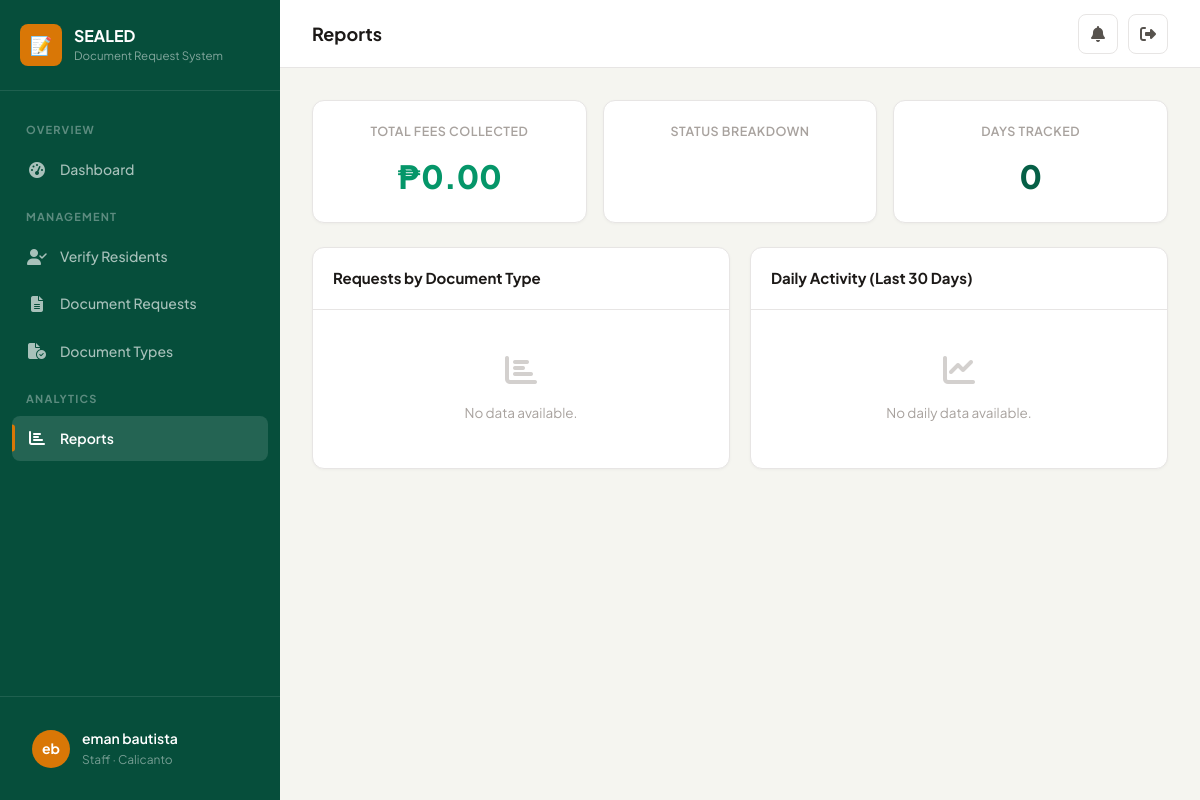
The page /staff/reports/ (signed in) on the database as committed earlier.
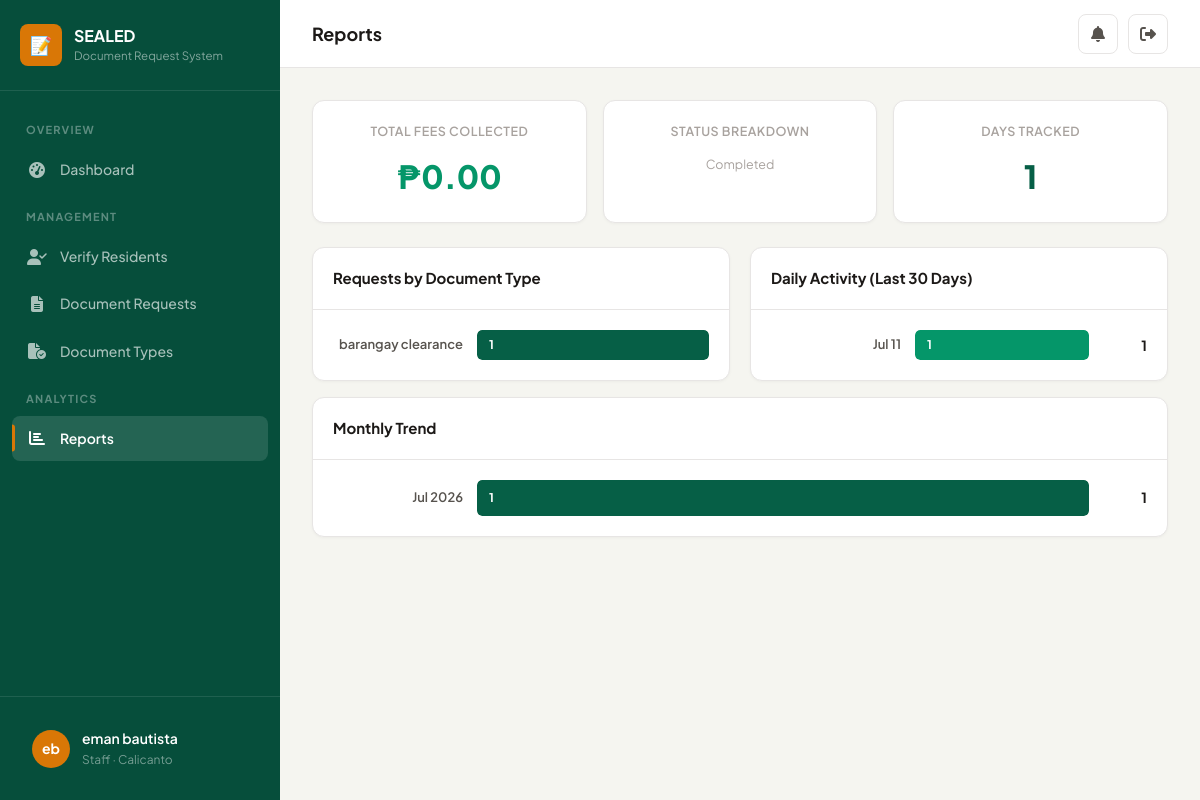
The same page on the database as committed later.
### brgy/models.py (models this page shows, shortened)
class DocumentRequest(models.Model):
    class Status(models.TextChoices):
        PENDING = 'pending', 'Pending'
        APPROVED = 'approved', 'Approved'
        READY_FOR_PICKUP = 'ready_for_pickup', 'Ready for Pickup'
        COMPLETED = 'completed', 'Completed'
        REJECTED = 'rejected', 'Rejected'
    id = models.UUIDField(primary_key=True, default=uuid.uuid4, editable=False)
    request_number = models.CharField(max_length=30, unique=True, editable=False)
    resident = models.ForeignKey(CustomUser, on_delete=models.CASCADE, related_name='requests')
    document_type = models.ForeignKey(DocumentType, on_delete=models.CASCADE, related_name='requests')
    purpose = models.TextField()
    status = models.CharField(max_length=20, choices=Status.choices, default=Status.PENDING)
    staff_notes = models.TextField(blank=True)
    rejection_reason = models.TextField(blank=True)
    processed_by = models.ForeignKey(
        CustomUser, on_delete=models.SET_NULL, null=True, blank=True, related_name='processed_requests'
    )
    created_at = models.DateTimeField(auto_now_add=True)
    updated_at = models.DateTimeField(auto_now=True)
    completed_at = models.DateTimeField(null=True, blank=True)
    class Meta:
        ordering = ['-created_at']

class DocumentType(models.Model):
    id = models.UUIDField(primary_key=True, default=uuid.uuid4, editable=False)
    name = models.CharField(max_length=200)
    description = models.TextField(blank=True)
    requirements = models.TextField(blank=True, help_text="One requirement per line")
    fee = models.DecimalField(max_digits=10, decimal_places=2, default=0, null=True, blank=True)
    is_active = models.BooleanField(default=True)
    barangay = models.ForeignKey(Barangay, on_delete=models.CASCADE, related_name='document_types')
    template_file = models.FileField(
        upload_to='document_templates/',
        blank=True,
        null=True,
        help_text="Upload a .docx template for this document"
    )
    created_at = models.DateTimeField(auto_now_add=True)
    class Meta:
        ordering = ['name']

### brgy/views.py (the view)
# urls.py: path('staff/reports/', views.staff_reports, name='staff_reports'),
@login_required
@role_required('staff')
def staff_reports(request):
    brgy = request.user.barangay
    doc_requests = DocumentRequest.objects.filter(document_type__barangay=brgy)
    daily_stats = doc_requests.annotate(date=TruncDate('created_at')).values('date').annotate(
        count=Count('id'), completed=Count('id', filter=Q(status='completed'))
    ).order_by('-date')[:30]
    status_breakdown = doc_requests.values('status').annotate(count=Count('id'))
    doc_type_breakdown = doc_requests.values('document_type__name').annotate(count=Count('id')).order_by('-count')
    total_fees = doc_requests.filter(status='completed').aggregate(
        total=Coalesce(Sum('document_type__fee'), 0, output_field=DecimalField())
    )['total']
    monthly_stats = doc_requests.annotate(month=TruncDate('created_at')).values('month').annotate(
        count=Count('id')
    ).order_by('-month')[:12]
    return render(request, 'brgy/staff/reports.html', {
        'daily_stats': daily_stats,
        'status_breakdown': status_breakdown,
        'doc_type_breakdown': doc_type_breakdown,
        'total_fees': total_fees,
        'monthly_stats': monthly_stats,
    })

### brgy/context_processors.py (called while the page is built)
def brgy_context(request):
    context = {}
    if request.user.is_authenticated:
        unread_count = Notification.objects.filter(user=request.user, is_read=False).count()
        recent_notifications = Notification.objects.filter(user=request.user)[:5]
        context['unread_notification_count'] = unread_count
        context['recent_notifications'] = recent_notifications
    return context

### brgy/models.py (called while the page is built)
    @property
    def display_name(self):
        return self.get_full_name() or self.username

### brgy/views.py (called while the page is built)
def role_required(*roles):
    def decorator(view_func):
        @wraps(view_func)
        def wrapper(request, *args, **kwargs):
            if not request.user.is_authenticated:
                return redirect('login')
            if request.user.role not in roles:
                messages.error(request, 'You do not have permission to access that page.')
                return redirect('dashboard')
            return view_func(request, *args, **kwargs)
        return wrapper
    return decorator

### brgy/templates/brgy/staff/reports.html (shortened to what the changed rows need)
{% extends 'brgy/base.html' %}
{% block page_title %}Reports{% endblock %}
{% block content %}
<div style="display:grid;grid-template-columns:repeat(3,1fr);gap:16px;margin-bottom:24px;">
    <div class="card">
        <div class="card-body" style="text-align:center;">
            <div style="display:flex;justify-content:center;gap:16px;margin-top:12px;flex-wrap:wrap;">
                {% for sb in status_breakdown %}
                <div class="text-xs text-muted" style="text-transform:capitalize;">
                {%if sb.status == 'ready_for_pickup' %}Ready for Pickup
                {% else %}{{ sb.status }}{% endif %}
                </div>
                {% endfor %}
            </div>
        </div>
    </div>
    <div class="card">
        <div class="card-body" style="text-align:center;">
            <div class="text-xs text-muted fw-600" style="text-transform:uppercase;letter-spacing:0.5px;">Days Tracked</div>
            <div style="font-size:32px;font-weight:800;color:var(--primary);margin-top:8px;">
                {{ daily_stats|length }}
            </div>
        </div>
    </div>
</div>
<div style="display:grid;grid-template-columns:1fr 1fr;gap:20px;">
    <div class="card">
        <div class="card-body">
            {% if doc_type_breakdown %}
            <div class="bar-chart">
                {% for dt in doc_type_breakdown %}
                {% with max_count=doc_type_breakdown.0.count %}
                <div class="bar-row">
                    <div class="bar-label" title="{{ dt.document_type__name }}">{{ dt.document_type__name }}</div>
                    <div class="bar-track">
                        <div class="bar-fill" style="background:var(--primary);" data-width="{% widthratio dt.count max_count 100 %}">{{ dt.count }}</div>
                    </div>
                </div>
                {% endwith %}
                {% endfor %}
            </div>
            {% else %}
            <div class="empty-state" style="padding:24px;">
                <i class="fa-solid fa-chart-bar" style="font-size:32px;"></i>
                <p class="text-muted text-sm mt-2">No data available.</p>
            </div>
            {% endif %}
        </div>
    </div>
    <div class="card">
        <div class="card-body">
            {% if daily_stats %}
            <div class="bar-chart">
                {% for day in daily_stats %}
                {% with max_count=daily_stats.0.count|default:1 %}
                <div class="bar-row">
                    <div class="bar-label" title="{{ day.date }}">{{ day.date|date:"M d" }}</div>
                    <div class="bar-track">
                        <div class="bar-fill" style="background:{% if day.completed > 0 %}var(--success){% else %}var(--accent){% endif %};" data-width="{% widthratio day.count max_count 100 %}">{{ day.count }}</div>
                    </div>
                    <div class="bar-value">{{ day.count }}</div>
                </div>
                {% endwith %}
                {% endfor %}
            </div>
            {% else %}
            <div class="empty-state" style="padding:24px;">
                <i class="fa-solid fa-chart-line" style="font-size:32px;"></i>
                <p class="text-muted text-sm mt-2">No daily data available.</p>
            </div>
            {% endif %}
        </div>
    </div>
</div>
{% if monthly_stats %}
<div class="card mt-4">
    <div class="card-header">
        <h3>Monthly Trend</h3>
    </div>
    <div class="card-body">
        <div class="bar-chart">
            {% for month in monthly_stats %}
            {% with max_count=monthly_stats.0.count|default:1 %}
            <div class="bar-row">
                <div class="bar-label" title="{{ month.month }}">{{ month.month|date:"M Y" }}</div>
                <div class="bar-track" style="height:36px;">
                    <div class="bar-fill" style="background:var(--primary);font-size:12px;" data-width="{% widthratio month.count max_count 100 %}">{{ month.count }}</div>
                </div>
                <div class="bar-value">{{ month.count }}</div>
            </div>
            {% endwith %}
            {% endfor %}
        </div>
    </div>
</div>
{% endif %}
{% endblock %}

Rows that differ between the two databases and show on the page:
added DocumentRequest: status "Completed"
now on this page (row unchanged): DocumentType: document_type__name "barangay clearance", count "1"
Other text that changed with them:
{{ daily_stats|length }}: "0" → "1"
new list line: "Jul 11 1 1"
text no longer shown: "No data available. No daily data available."
text now shown: "Monthly Trend"
new list line: "Jul 2026 1 1"
